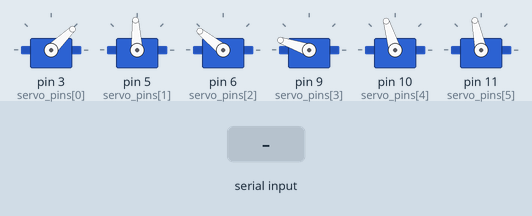
The sketch below on a simulated Arduino Uno, built with avr-gcc and run on an emulated ATmega328P. Shown: 6 × servo. Inputs (shaded band) come from the test bench.

Above: at 3.2 s.
3.3 s: "1" received over Serial
At 6.55 s:
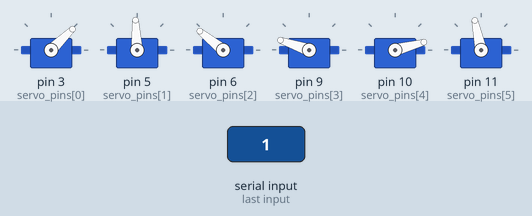
At 22.2 s:
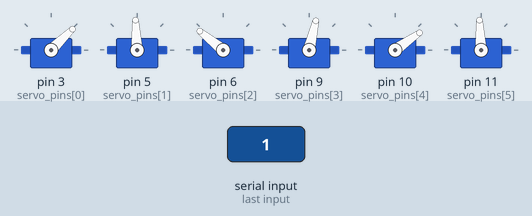
Timing chart, 0 to 26.6 s (numbered marks = the images above; inputs shaded):
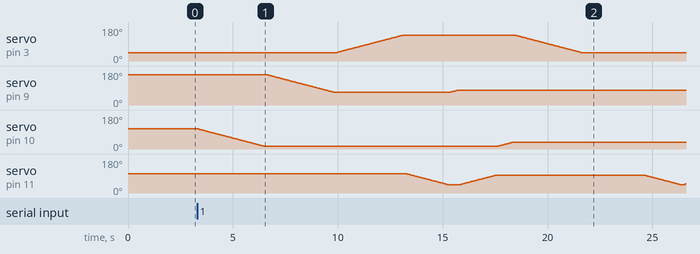

The sketch:

Servo_move_pySerial_Pos12.ino
```cpp
#include <Arduino.h>
#include <Servo.h>

//Servos
Servo body;
Servo headPan;
Servo headTilt;
Servo shoulder;
Servo elbow;
Servo gripper;

//Init position of all servos
const int servo_pins[] = {3, 5, 6, 9, 10, 11};

const int pos_init[] = {1000, 1500, 2000, 2200, 1650, 1600};
int curr_pos[6];
int new_servo_val[6];

const int pos_min[] = {560, 550, 950, 750, 550, 550};
const int pos_max[] = {2330, 2340, 2400, 2200, 2400, 2150};

// The logic is that, the servo should not move excel the limit,
// if the input number excel the range, it will remain the last angle

int old_ser_body = pos_init[0];
int angle_body = old_ser_body;

int old_ser_headPan = pos_init[1];
int angle_headPan = old_ser_headPan;

int old_ser_headTilt = pos_init[2];
int angle_headTilt = old_ser_headTilt;

int old_ser_shoulder = pos_init[3];
int angle_shoulder = old_ser_shoulder;

int old_ser_elbow = pos_init[4];
int angle_elbow = old_ser_elbow;

int old_ser_gripper = pos_init[5];
int angle_gripper = old_ser_gripper;

//Servo update function
void servo_body_ex(const int new_pos) {

  int diff, steps, now, CurrPwm, NewPwm, delta = 6;

  //current servo value
  now = curr_pos[0];
  CurrPwm = now;
  NewPwm = new_pos;

  /* determine interation "diff" from old to new position */
  diff = (NewPwm - CurrPwm)/abs(NewPwm - CurrPwm); // Should return +1 if NewPwm is bigger than CurrPwm, -1 otherwise.
  steps = abs(NewPwm - CurrPwm);
  delay(10);

  for (int i = 0; i < steps; i += delta) {
    now = now + delta*diff;
    body.writeMicroseconds(now);
    delay(20);
  }
  curr_pos[0] = now;
  delay(10);
}

//Servo update function
void servo_neck_pan(const int new_pos) {

  int diff, steps, now, CurrPwm, NewPwm, delta = 6;

  //current servo value
  now = curr_pos[1];
  CurrPwm = now;
  NewPwm = new_pos;

  /* determine interation "diff" from old to new position */
  diff = (NewPwm - CurrPwm)/abs(NewPwm - CurrPwm); // Should return +1 if NewPwm is bigger than CurrPwm, -1 otherwise.
  steps = abs(NewPwm - CurrPwm);
  delay(10);

  for (int i = 0; i < steps; i += delta) {
    now = now + delta*diff;
    headPan.writeMicroseconds(now);
    delay(20);
  }
  curr_pos[1] = now;
  delay(10);
}

//Servo update function
void servo_neck_tilt(const int new_pos) {

  int diff, steps, now, CurrPwm, NewPwm, delta = 6;

  //current servo value
  now = curr_pos[2];
  CurrPwm = now;
  NewPwm = new_pos;

  /* determine interation "diff" from old to new position */
  diff = (NewPwm - CurrPwm)/abs(NewPwm - CurrPwm); // Should return +1 if NewPwm is bigger than CurrPwm, -1 otherwise.
  steps = abs(NewPwm - CurrPwm);
  delay(10);

  for (int i = 0; i < steps; i += delta) {
    now = now + delta*diff;
    headTilt.writeMicroseconds(now);
    delay(20);
  }
  curr_pos[2] = now;
  delay(10);
}

//Servo update function
void servo_shoulder(const int new_pos) {

  int diff, steps, now, CurrPwm, NewPwm, delta = 6;

  //current servo value
  now = curr_pos[3];
  CurrPwm = now;
  NewPwm = new_pos;

  /* determine interation "diff" from old to new position */
  diff = (NewPwm - CurrPwm)/abs(NewPwm - CurrPwm); // Should return +1 if NewPwm is bigger than CurrPwm, -1 otherwise.
  steps = abs(NewPwm - CurrPwm);
  delay(10);

  for (int i = 0; i < steps; i += delta) {
    now = now + delta*diff;
    shoulder.writeMicroseconds(now);
    delay(20);
  }
  curr_pos[3] = now;
  delay(10);
}

//Servo update function
void servo_elbow(const int new_pos) {

  int diff, steps, now, CurrPwm, NewPwm, delta = 6;

  //current servo value
  now = curr_pos[4];
  CurrPwm = now;
  NewPwm = new_pos;

  /* determine interation "diff" from old to new position */
  diff = (NewPwm - CurrPwm)/abs(NewPwm - CurrPwm); // Should return +1 if NewPwm is bigger than CurrPwm, -1 otherwise.
  steps = abs(NewPwm - CurrPwm);
  delay(10);

  for (int i = 0; i < steps; i += delta) {
    now = now + delta*diff;
    elbow.writeMicroseconds(now);
    delay(20);
  }
  curr_pos[4] = now;
  delay(10);
}

//Servo update function
void servo_gripper_ex(const int new_pos) {

  int diff, steps, now, CurrPwm, NewPwm, delta = 6;

  //current servo value
  now = curr_pos[5];
  CurrPwm = now;
  NewPwm = new_pos;

  /* determine interation "diff" from old to new position */
  diff = (NewPwm - CurrPwm)/abs(NewPwm - CurrPwm); // Should return +1 if NewPwm is bigger than CurrPwm, -1 otherwise.
  steps = abs(NewPwm - CurrPwm);
  delay(10);

  for (int i = 0; i < steps; i += delta) {
    now = now + delta*diff;
    gripper.writeMicroseconds(now);
    delay(20);
  }
  curr_pos[5] = now;
  delay(10);
}

void pos1()
{
  servo_elbow(700);
  delay(100);
  servo_shoulder(1250);
  delay(100);
  servo_body_ex(1960);
  delay(100);
  servo_gripper_ex(1000);
  delay(100);
  servo_shoulder(1340);
  delay(100);
  servo_gripper_ex(1500);
  delay(100);
  servo_elbow(900);
  delay(100);
  servo_body_ex(1000);
  delay(3000);
  servo_gripper_ex(1000);
  delay(100);
   servo_gripper_ex(1600);
  delay(100);
   servo_shoulder(2200);
  delay(100);
  servo_elbow(1650);
  delay(100);
  //servo_body_ex(1200);
  //delay(100);
}

void pos2()
{
  servo_elbow(1000);
  delay(100);
  servo_shoulder(1250);
  delay(100);
  servo_body_ex(2130);
  delay(100);
  servo_elbow(700);
  delay(100);
  servo_gripper_ex(1000);
  delay(100);
  servo_shoulder(1350);
  delay(100);
  servo_gripper_ex(1500);
  delay(100);
  servo_elbow(1000);
  delay(100);
  servo_body_ex(1000);
  delay(3000);
  //servo_elbow(800);
  //delay(3000);
  servo_gripper_ex(1000);
  delay(1000);
  servo_gripper_ex(1600);
  delay(100);
   servo_shoulder(2200);
  delay(100);
  servo_elbow(1650);
  delay(100);
  //servo_body_ex(1700);
  //delay(100);
}

void setup() {

  Serial.begin(57600); // Starts the serial communication

  //Attach each joint servo
  //and write each init position
  body.attach(servo_pins[0]);
  body.writeMicroseconds(pos_init[0]);

  headPan.attach(servo_pins[1]);
  headPan.writeMicroseconds(pos_init[1]);

  headTilt.attach(servo_pins[2]);
  headTilt.writeMicroseconds(pos_init[2]);

  shoulder.attach(servo_pins[3]);
  shoulder.writeMicroseconds(pos_init[3]);

  elbow.attach(servo_pins[4]);
  elbow.writeMicroseconds(pos_init[4]);

  gripper.attach(servo_pins[5]);
  gripper.writeMicroseconds(pos_init[5]);

  //Initilize curr_pos and new_servo_val vectors
  byte i;
  for (i=0; i<(sizeof(pos_init)/sizeof(int)); i++){
    curr_pos[i] = pos_init[i];
    new_servo_val[i] = curr_pos[i];
  }

  delay(2000);
}

void loop() {
  if (Serial.available()>0){
    char serialData=Serial.read();
    if(serialData=='1'){
        pos1();
        Serial.print('n');
    }
    if(serialData=='2'){
        pos2();
    }
  }
}
```

Measured:
- after the input at 3.3 s, servo on pin 3 (servo_pins[0]): rises from 44° to 137° in 3.2 s, then falls to 44° in 8.5 s
